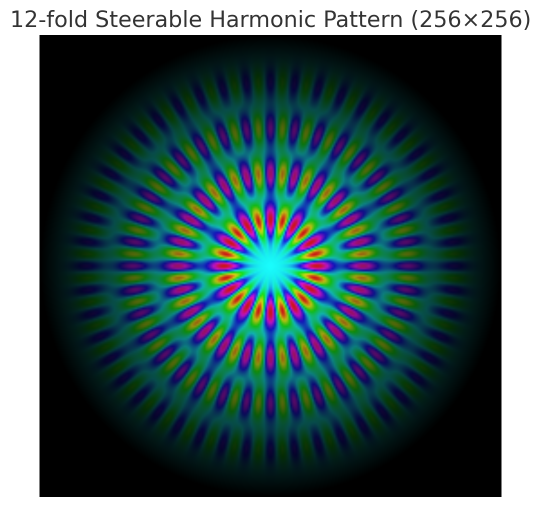
#> input picture sample_images/harmonic_cnn_mandala.png, 1082 x 1014 px (shown at 1/2 size); its folder holds only this picture in this run
$ python -i generate_descriptors.py   (imports and definitions only)
#> lines starting #> are read from the running program, lines starting #| are printed output that depends on the picture
import os
import cv2
import numpy as np
import pandas as pd
from skimage.feature import hog, local_binary_pattern
from tqdm import tqdm

# Settings
root_dir = "C:/Users/rober/Desktop/Aqua AI/5600-visuals/output"  # CHANGE THIS
output_csv = "image_descriptors.csv"

# Parameters for LBP
radius = 1
n_points = 8 * radius
METHOD = 'uniform'

# Output container
all_descriptors = []

# Function to compute descriptors
def compute_descriptors(image_path):
    entry = {"filename": os.path.basename(image_path)}

    # Load image in grayscale
    img = cv2.imread(image_path, cv2.IMREAD_GRAYSCALE)
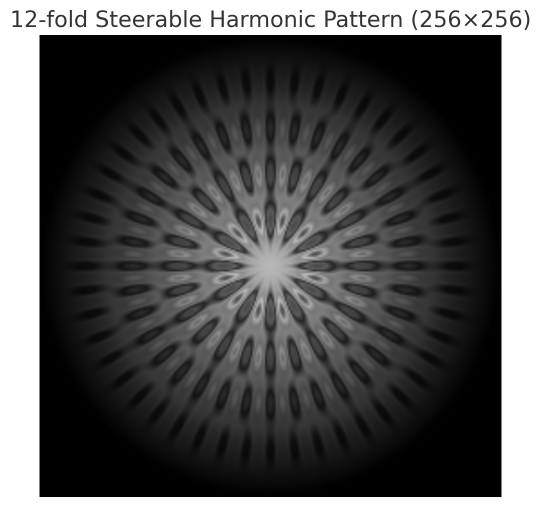
#> img: shape (1014, 1082) (shown at 1/2 size); min 0, max 255, mean 84.1
    if img is None:
        return None

    # Resize for consistency
    img = cv2.resize(img, (256, 256))
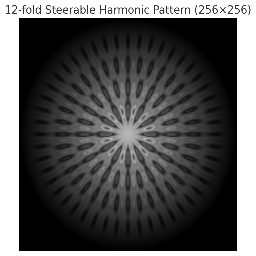
#> img: shape (256, 256); min 0, max 255, mean 84.9

    # --- SIFT ---
    sift = cv2.SIFT_create()
    keypoints, descriptors = sift.detectAndCompute(img, None)
#> keypoints = 475 keypoints; strongest (x, y, size): (233, 247, 6.1), (42, 42, 33.8), (218, 36, 27.4), (38, 10, 1.9)
    if descriptors is not None:
        entry["sift_mean"] = np.mean(descriptors)
        entry["sift_std"] = np.std(descriptors)
    else:
        entry["sift_mean"] = np.nan
        entry["sift_std"] = np.nan

    # --- HOG ---
    hog_desc = hog(img, pixels_per_cell=(16, 16), cells_per_block=(2, 2), visualize=False, feature_vector=True)
#> hog_desc = 8100 values, max 0.724 at index 7107, min 0 at index 18, mean 0.101
    entry["hog_mean"] = np.mean(hog_desc)
    entry["hog_std"] = np.std(hog_desc)

    # --- LBP ---
    lbp = local_binary_pattern(img, n_points, radius, METHOD)
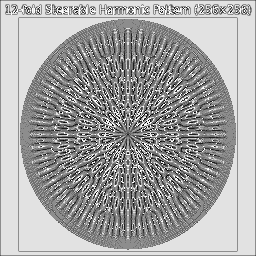
#> lbp: shape (256, 256) float64; min 0, max 9, mean 5.8; drawn with min black and max white
    lbp_hist, _ = np.histogram(lbp.ravel(), bins=np.arange(0, n_points + 3), range=(0, n_points + 2), density=True)
#> lbp_hist = [0.0115, 0.0302, 0.0314, 0.0657, 0.18, 0.182, 0.0557, 0.0376, 0.37, 0.035]
    entry["lbp_uniformity"] = np.var(lbp_hist)

    return entry

# Iterate through all PNG files
# [8 lines not run here, left out]

# Convert to DataFrame and save
df = pd.DataFrame(all_descriptors)
# [3 lines not run here, left out]

>>> result = compute_descriptors('../sample_images/harmonic_cnn_mandala.png')
#> result = {'filename': 'harmonic_cnn_mandala.png', 'sift_mean': 28.61, 'sift_std': 35.06, 'hog_mean': 0.101, 'hog_std': 0.132, 'lbp_uniformity': 0.0115}
